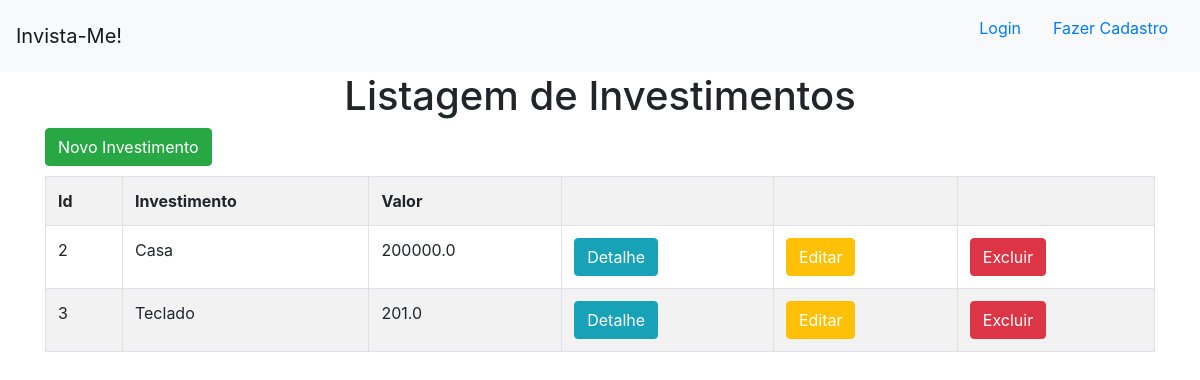
/, run on an earlier commit of the app's database.
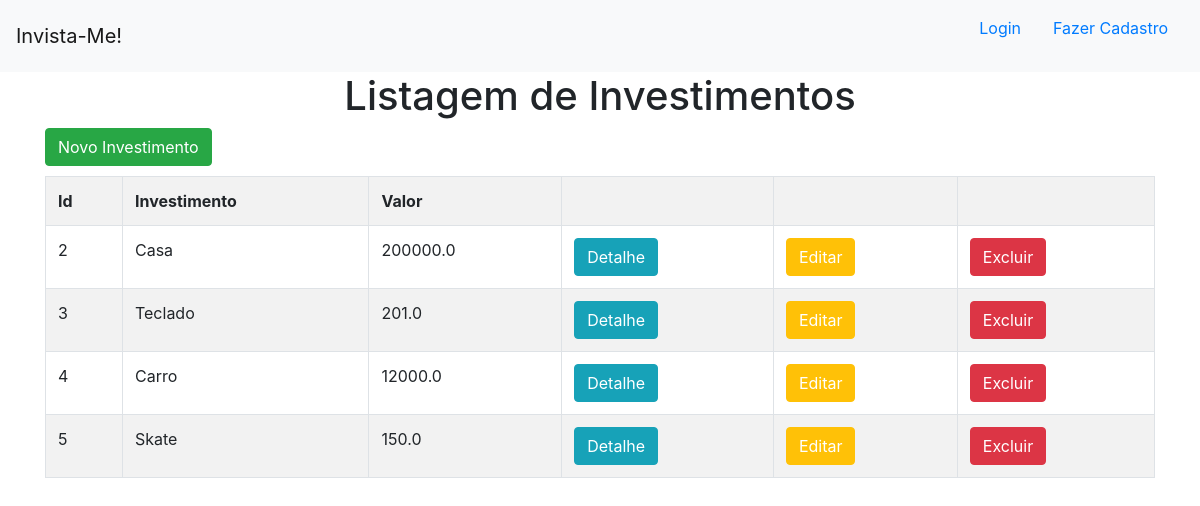
And on a later commit of the database.
### invista_me/models.py (models this page shows)
class Investmento(models.Model):
    investimento = models.TextField(max_length=255)
    valor = models.FloatField()
    pago = models.BooleanField(default=False)
    data = models.DateField(default=datetime.now)

### invista_me/views.py (the view)
# urls.py: path('',views.investimentos, name='investimentos'),
def investimentos(request):
    dados ={
        'dados': Investmento.objects.all()
    }
    return render(request,'investimentos/investimentos.html',context=dados)

### invista_me/templates/investimentos/investimentos.html
{% extends 'investimentos/base.html' %}
{% block conteudo %}
<h1 style='text-align: center;'>Listagem de Investimentos</h1>
<div class='container'>
    <button class='btn btn-success' style='margin-bottom: 10px;'><a style='color: white;' href="{% url 'novo' %}">Novo
            Investimento</a></button>
    <table class='table table-striped table-bordered'>
        <tr>
            <th>Id</th>
            <th>Investimento</th>
            <th>Valor</th>
            <th></th>
            <th></th>
            <th></th>
        </tr>
        {% for dado in dados %}
        <tr>
            <td>{{dado.id}}</td>
            <td>{{dado.investimento}}</td>
            <td>{{dado.valor}}</td>
            <td><button class='btn btn-info'><a style='color: white;'
                        href="{% url 'detalhe' dado.id %}">Detalhe</a></button></td>
            <td><button class='btn btn-warning'><a style='color: white;'
                        href="{% url 'editar' dado.id %}">Editar</a></button></td>
            <td><button class='btn btn-danger'><a style='color: white;'
                        href="{% url 'excluir' dado.id %}">Excluir</a></button></td>
        </tr>
        {% endfor %}
    </table>
</div>
{% endblock %}

### invista_me/templates/investimentos/base.html (shortened to what this page needs)
<!doctype html>
<html lang="en">
<head>
  <link rel="stylesheet" href="https://cdn.jsdelivr.net/npm/bootstrap@4.6.2/dist/css/bootstrap.min.css"
>
</head>
<body>
  <nav class="navbar navbar-light bg-light">
    <a class="navbar-brand" href="{% url 'investimentos' %}">Invista-Me!</a>
    <ul style="list-style: none;">
      {% if user.is_authenticated %}
      <!--li style="float: left">
        <strong class="nav-item nav-link">Bem-vindo {{user.get_username}}</strong>
      </li-->
      <li style="float: left">
        <a class="nav-item nav-link" href="{% url 'logout' %}">Sair</a>
      </li>
      {% else %}
      <li style="float: left">
        <a class="nav-item nav-link" href="{% url 'login' %}">Login</a>
      </li>
      <li style="float: left">
        <a class="nav-item nav-link" href="{% url 'novo_usuario' %}">Fazer Cadastro</a>
      </li>
      {% endif %}
    </ul>
  </nav>
  {% block conteudo %}
  {% endblock %}
</body>
</html>

What changed in the data, as far as the page shows it:
added Investmento: id "4", investimento "Carro", valor "12000.0"
added Investmento: id "5", investimento "Skate", valor "150.0"
